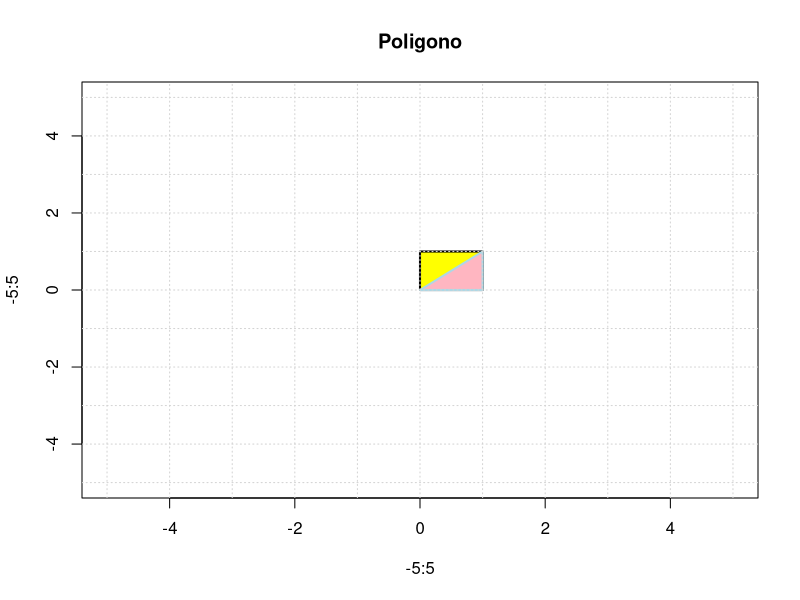
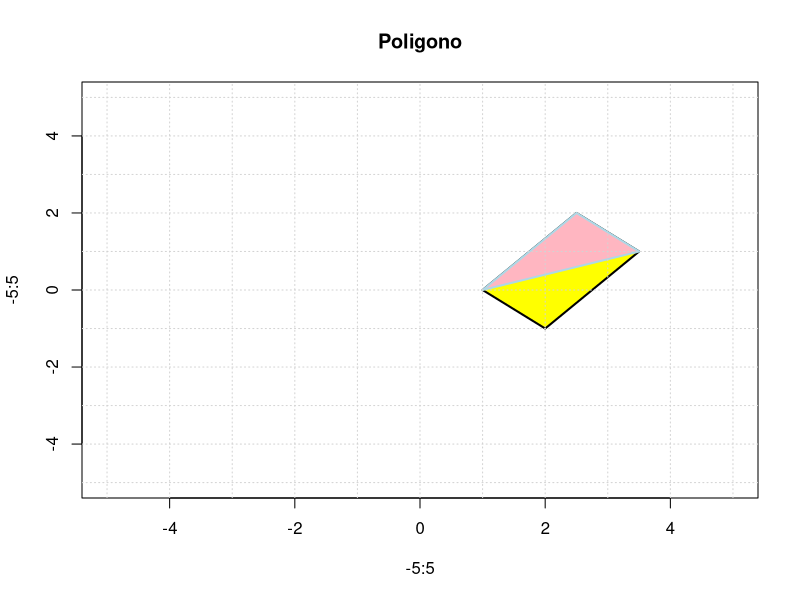
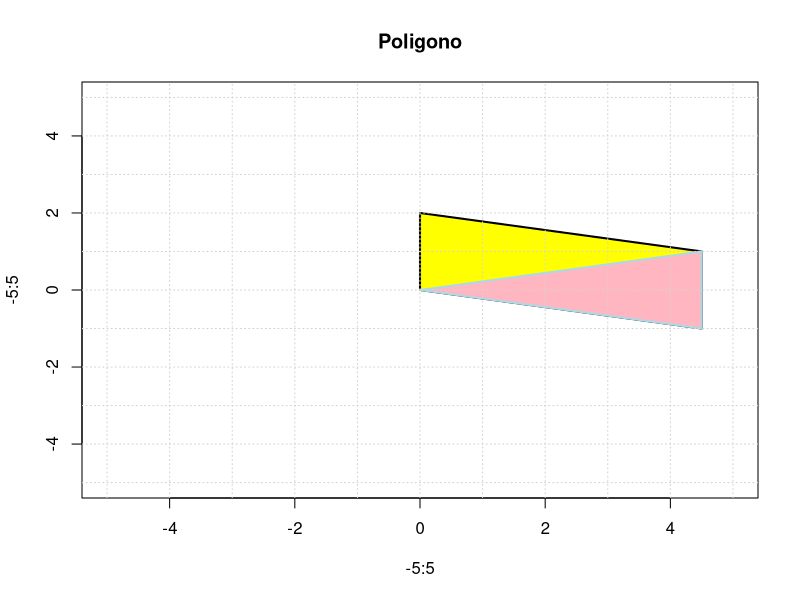
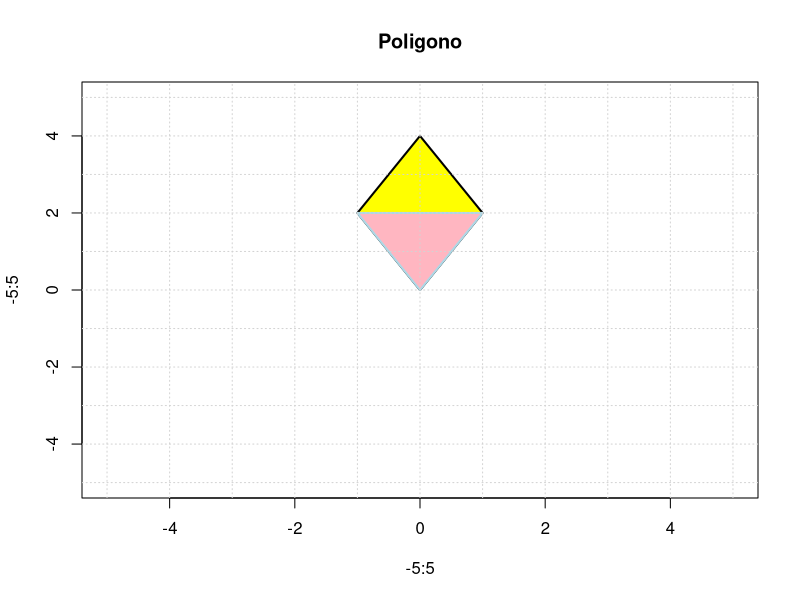
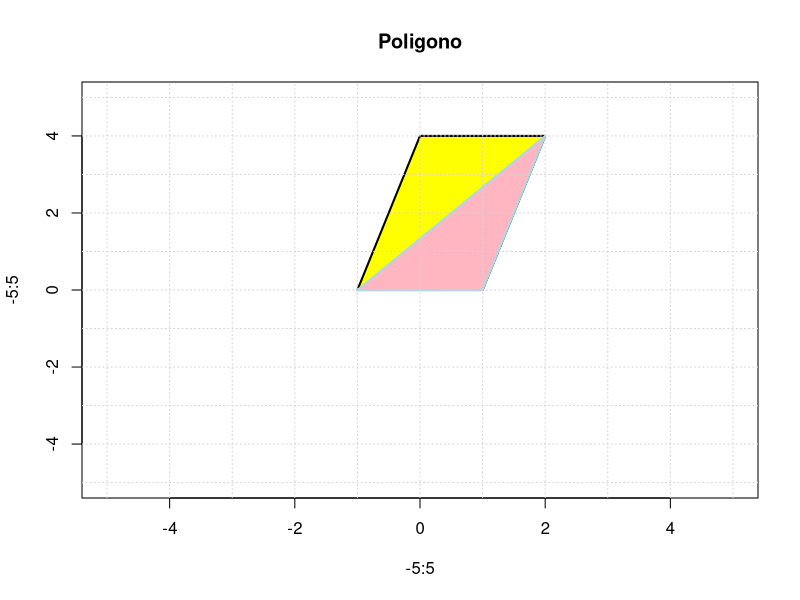

Reproduce these figures in R, in order. (Note: this script raises an error after producing the figures.)
##################################################################################
# Ejercicio 1: Paralelogramo
# Autores: Rodrigo López Torres y Arminda García Moreno
# Fecha : 05/02/2026 
# Propósito: Calcular el área de un paralelogramo descomponiéndolo en triángulos 
##################################################################################

######### ALGORITMO 1: 4 PUNTOS ######################
#Compruebo que no haya puntos iguales 
isnotequals<- function(p1,p2,p3,p4){
  if(all(p1==p2)|all(p1==p3)|all(p1==p4)|all(p2==p3)|all(p2==p4)|all(p4==p3)){
    s<-FALSE
  }
  else{
    s<-TRUE
  }
  return(s)
}
#Compruebo que es un paralelogramo 
isParalelogram<- function(p1,p2,p3,p4){
  #ordeno bien los puntos para que no haya errores y asegurar tomar los lados correctos
  j<-matrix(c(p1,p2,p3,p4),nrow = 4,ncol=2,byrow = TRUE)
  mpuntos<- j[order(j[,1],j[,2]),]
  a<-mpuntos[1,]
  b<-mpuntos[2,]
  c<-mpuntos[3,]
  d<-mpuntos[4,]
  v1<-c(a-b)
  v2<-c(c-d)
  v3<-c(a-c)
  v4<-c(b-d)
  if((all(v1 == v2) || all(v1 == -v2)) && (all(v3 == v4) || all(v3 == -v4))){
    s<-TRUE
  }
  else{
    s<-FALSE
  }
  return(s)
}

#Altura de un triangulo
altura<- function(p1,p2,p3){
  v<-c(p2-p1)
  v_ort<-c(v[2],-v[1])
  A <- matrix(c(v, -v_ort), nrow=2, ncol=2, byrow=FALSE)
  B<-p3-p1
  solucion <- solve(A, B)
  pcorte<-v_ort *solucion[2] + p3
  valtura<-pcorte-p3
  return(sqrt(sum(valtura^2))) 
}

#Calculo el área 

area<- function(p1,p2,p3,p4){
  
  if(isnotequals(p1,p2,p3,p4)&isParalelogram(p1,p2,p3,p4)){
    #una vez sabemos que es paralelogramo da igual que 3 puntos tomemos
    h<-altura(p1,p2,p3)
    vbase<-p2-p1
    base<-sqrt(sum((vbase)^2))
    print(paste("El area del triangulo es base*h/2, lo cual es ", base*h/2  ))
    print(paste("Por tanto el area del paralelogramo es 2 veces eso ", base*h ))
    #solo los ordeno para la función plot
    j<-matrix(c(p1,p2,p3,p4),nrow = 4,ncol=2,byrow = TRUE)
    mpuntos<- j[order(j[,1],j[,2]),]
    a<-mpuntos[1,]
    b<-mpuntos[2,]
    c<-mpuntos[3,]
    d<-mpuntos[4,]
    x <- c(a[1], b[1],d[1],c[1])
    y <- c(a[2], b[2],d[2],c[2])
    t1<-c(p1[1],p2[1],p3[1])
    t2<-c(p1[2],p2[2],p3[2])
    plot(-5:5, -5:5, type = "n" ,main = paste("Poligono"))
    polygon(x, y, col = "yellow", lty = 1, lwd = 2, border = "black")
    polygon(t1, t2, col = "lightpink", lty = 1, lwd = 2, border = "lightblue")
    abline(h = -5:5, v = -5:5, col = "lightgray", lty = "dotted")
    return (base*h)
    
  }
  else{
    a<-"No es un paralelogramo"
  }
}

# Testing A1
##Ejemplo 0
p1<-c(0,0)
p2<-c(1, 0)
p3<-c(1,1)
p4<-c(0,1)
isParalelogram(p1,p2,p3,p4)
area(p1,p2,p3,p4)

##Ejemplo 1 
p1<-c(1,0)
p2<-c(3.5 , 1)
p3<-c(2.5,2)
p4<-c(2,-1)
isParalelogram(p1,p2,p3,p4)
area(p1,p2,p3,p4)

##Ejemplo 2 
p3<-c(4.5,-1)
p2<-c(0 , 0)
p1<-c(4.5,1)
p4<-c(0,2)
isParalelogram(p1,p2,p3,p4)
area(p1,p2,p3,p4)


##Ejemplo 3
p3<-c(-1,2)
p2<-c(1, 2)
p1<-c(0,0)
p4<-c(0,4)
isParalelogram(p1,p2,p3,p4)
area(p1,p2,p3,p4)

#ejemplo 4
p1<-c(-1,0)
p2<-c(1, 0)
p3<-c(2,4)
p4<-c(0,4)
isParalelogram(p1,p2,p3,p4)
area(p1,p2,p3,p4)

##Ejemplo 5 no funciona por puntos iguales
p1<-c(1,0)
p2<-c(1, 0)
p3<-c(2,4)
p4<-c(2,4)
isnotequals(p1,p2,p3,p4)
isParalelogram(p1,p2,p3,p4) 
a<-area(p1,p2,p3,p4)
a

##Ejemplo 6 no funciona por no ser paralelogramo 4 puntos alineados
p3<-c(1,0)
p2<-c(2, 0)
p1<-c(4,0)
p4<-c(6,0)
isnotequals(p1,p2,p3,p4)
isParalelogram(p1,p2,p3,p4) 
a<-area(p1,p2,p3,p4)
a

##Ejemplo 7 no funciona por no ser paralelogramo
p1<-c(1,0)
p2<-c(0, 0)
p3<-c(1,1)
p4<-c(1,-1)
isnotequals(p1,p2,p3,p4)
isParalelogram(p1,p2,p3,p4) 
a<-area(p1,p2,p3,p4)
a

######### ALGORITMO 2: 2 VECTORES ######################
module <- function(v){
  # Comprobar que el argumento de entrada es un vector
  if (!is.vector(v)){
    stop("El argumento de la función debe ser un vector")
  }
  
  # es lo mismo que hacer sqrt(sum(v^2))
  counter <- 0
  n <- length(v)
  for (i in 1:n){
    counter <- counter + v[i]^2
  }
  
  return(sqrt(counter))
}

are_colineal <- function(v1, v2){
  if (v1[1] != 0 && v2[1] == 0){
    return(FALSE)
  }
  if (v1[1] == 0 && v2[1] == 0){
    if (length(v1) > 1){
      return(are_colineal(v1[-1], v2[-1]))
    } else {
      return(TRUE) # v1 y v2 son el vector nulo
    }
  }
  lambda <- v1[1]/v2[1]
  n = length(v1)
  for (i in 2:n){
    if (v1[i] != lambda * v2[i]){
      return(FALSE)
    }
  }
  return(TRUE)
}

dot_product <- function(v1, v2){
  # Ya se ha comprobado si son vectores de la misma longitud
  suma <- 0
  n <- length(v1)
  for (i in 1:n){
    suma <- suma + (v1[i] * v2[i])
  }
  # Código equivalente a sum(v1 * v2)
  return(suma)
}

area_paralelogram <- function(v1, v2){
  # Se comprueba que los dos argumentos son vectores de la misma longitud (no nulos)
  if (!is.vector(v1) || !is.vector(v2)){
    stop("Alguno de los argumentos no es un vector")
  }
  
  # Se comprueba que los vectores tienen la misma dimensión
  if (length(v1) != length(v2)){
    stop("Los vectores deben ser de la misma longitud")
  }
  
  # Se comprueba que los vectores no son nulos
  if (module(v1) == 0 || module(v2) == 0){
    stop("Alguno de los vectores es nulo")
  }
  
  # Se comprueba que los vectores no son colineales
  if (are_colineal(v1,v2)){
    stop("Los vectores son colineales")
  }
  
  # Los dos vectores forman un triangulo de área 1/2(|a||b| sen \alpha)
  # Se sabe que el ángulo \alpha se puede obtener como arccos(|a·b|/(|a||b|))
  alpha <- acos(abs(dot_product(v1, v2))/ (module(v1) * module(v2)))
  area_triangulo <- 0.5 * (module(v1) * module(v2) * sin(alpha))
  
  # El paralelogramo que determinan v1 y v2 son dos triángulos de los anteriores
  # unidos por uno de sus lados
  
  area_paralelogramo <- 2 * area_triangulo
  return(area_paralelogramo)
}

distance <- function(p1,p2){
  difference <- p2-p1
  n <- length(difference)
  sum <- 0
  for (i in 1:n){
    sum <- sum + difference[i]^2
  }
  return(sum)
}

get_triangles <- function(p1,p2,p3,p4){
  points <- list(p1,p2,p3,p4)
  
  # Encontrar los puntos que conforman la diagonal (los más alejados entre si)
  best_i <- 1
  best_j <- 2
  best_distance <- distance(p1,p2)
  
  for (i in 1:3){
    for (j in (i+1):4){
      value <- distance(points[[i]], points[[j]])
      if (value > best_distance){
        best_i <- i
        best_j <- j
        best_distance <- value
      }
    }
  }
  
  # best_i y best_j son los puntos de la diagonal
  others <- setdiff(1:4, c(best_i, best_j))
  
  triangle_1 <- cbind(points[[best_i]], points[[others[[1]]]], points[[best_j]])
  triangle_2 <- cbind(points[[best_i]], points[[others[[2]]]], points[[best_j]])
  
  return(list(t1 = triangle_1, t2 = triangle_2))
}

draw_triangle <- function(t, n){
  x <- c(t[1, ], t[1, 1])
  y <- c(t[2, ], t[2, 1])
  if (n == 1){ # Primer triángulo
    polygon(x, y, col='lightgoldenrod', border='navy', lwd=2)
  } else if (n == 2){ # Segundo Triángulo
    polygon(x, y, col='palegreen', border='navy', lwd=2)
  }
}

draw_paralelogram <- function(p, v1,v2){
  # p es el punto de origen de los dos vectores que componen el paralelogramo
  
  # Se comprueba que los vectores y el punto están en la misma dimensión
  if (!(length(v1) == length(v2) && length(v2) == length(p))){
    stop("Algún elemento no está en la dimensión correcta")
  }
  
  # Se comprueba que los vectores sean vectores
  if (!is.vector(v1) || !is.vector(v2)){
    stop("Alguno de los argumentos no es un vector")
  }
  
  # Se comprueba que los vectores no sean nulos
  if (module(v1) == 0 || module(v2) == 0){
    stop("Alguno de los vectores es nulo")
  }
  
  # Se comprueba que los vectores no son colineales
  if (are_colineal(v1,v2)){
    stop("Los vectores son colineales")
  }
  
  # Hallar los 4 vértices (p es uno de ellos)
  p1 = p + v1
  p2 = p + v2
  p3 = p + v1 + v2
  
  # Se obtiene los vectores de las x y de las y (para definir los límites del gráfico)
  matrix <- cbind(p, p1, p2, p3)
  x_vector <- matrix[1, ]
  y_vector <- matrix[2, ]
  
  # Se genera el plano del gráfico
  plot(0,0,type="n", xlim = c(min(x_vector) -1, max(x_vector)+1), ylim = c(min(y_vector) -1, max(y_vector)+1), main = paste("Paralelogramo"))
  
  # Se obtienen los dos triangulos que conforman el paralelogramo
  triangles <- get_triangles(p,p1,p2,p3)
  
  # Dibujar el paralelogramo (los dos triángulos)
  draw_triangle(triangles$t1,1)
  draw_triangle(triangles$t2,2)
}

# Testing 
v1 = c(3,2)
v2 = c(0,0) # vector nulo
v3 = c(-1, -5)
v4 = c(9,1)
v5 = c(-2,4)
v6 = c(6,4) # colineal con v1
p_origin = c(0,0)
p = c(3,2)

## Areas
area_paralelogram(v3,v2)
area_paralelogram(v1,v6)
area_paralelogram(v4,v5)
area_paralelogram(v1,v3)

## Drawings
draw_paralelogram(p_origin,v3,v2)
draw_paralelogram(p_origin,v1,v6)
draw_paralelogram(p_origin, v4, v5)
draw_paralelogram(p,v1,v3)
draw_paralelogram(p, c(5,2), c(-2,5)) # rombo
draw_paralelogram(p_origin, c(2,0), c(0,3)) #rectángulo